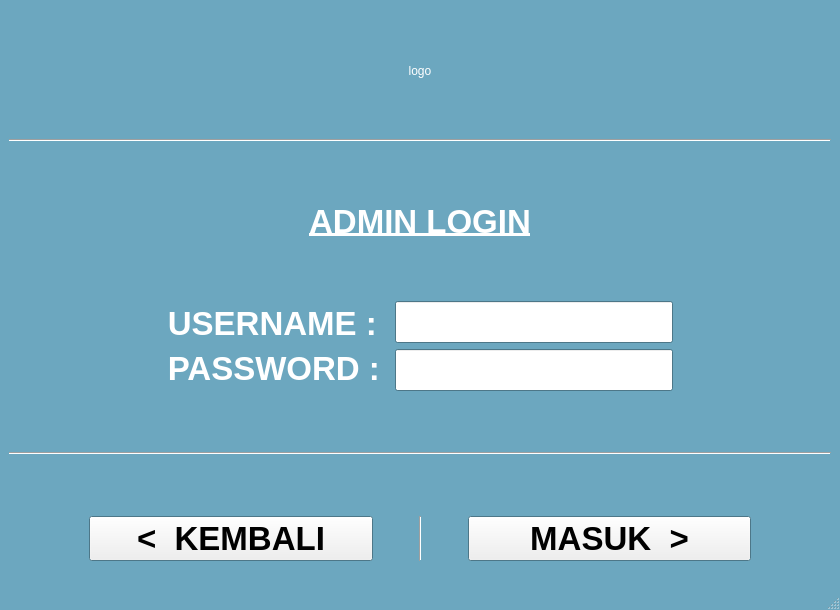
<?xml version="1.0" encoding="UTF-8"?>
<ui version="4.0">
 <class>LoginWindow</class>
 <widget class="QMainWindow" name="LoginWindow">
  <property name="geometry">
   <rect>
    <x>0</x>
    <y>0</y>
    <width>840</width>
    <height>610</height>
   </rect>
  </property>
  <property name="palette">
   <palette>
    <active>
     <colorrole role="WindowText">
      <brush brushstyle="SolidPattern">
       <color alpha="255">
        <red>255</red>
        <green>255</green>
        <blue>255</blue>
       </color>
      </brush>
     </colorrole>
     <colorrole role="Base">
      <brush brushstyle="SolidPattern">
       <color alpha="255">
        <red>255</red>
        <green>255</green>
        <blue>255</blue>
       </color>
      </brush>
     </colorrole>
     <colorrole role="Window">
      <brush brushstyle="SolidPattern">
       <color alpha="255">
        <red>108</red>
        <green>167</green>
        <blue>191</blue>
       </color>
      </brush>
     </colorrole>
    </active>
    <inactive>
     <colorrole role="WindowText">
      <brush brushstyle="SolidPattern">
       <color alpha="255">
        <red>255</red>
        <green>255</green>
        <blue>255</blue>
       </color>
      </brush>
     </colorrole>
     <colorrole role="Base">
      <brush brushstyle="SolidPattern">
       <color alpha="255">
        <red>255</red>
        <green>255</green>
        <blue>255</blue>
       </color>
      </brush>
     </colorrole>
     <colorrole role="Window">
      <brush brushstyle="SolidPattern">
       <color alpha="255">
        <red>108</red>
        <green>167</green>
        <blue>191</blue>
       </color>
      </brush>
     </colorrole>
    </inactive>
    <disabled>
     <colorrole role="WindowText">
      <brush brushstyle="SolidPattern">
       <color alpha="255">
        <red>190</red>
        <green>190</green>
        <blue>190</blue>
       </color>
      </brush>
     </colorrole>
     <colorrole role="Base">
      <brush brushstyle="SolidPattern">
       <color alpha="255">
        <red>108</red>
        <green>167</green>
        <blue>191</blue>
       </color>
      </brush>
     </colorrole>
     <colorrole role="Window">
      <brush brushstyle="SolidPattern">
       <color alpha="255">
        <red>108</red>
        <green>167</green>
        <blue>191</blue>
       </color>
      </brush>
     </colorrole>
    </disabled>
   </palette>
  </property>
  <property name="windowTitle">
   <string>MainWindow</string>
  </property>
  <widget class="QWidget" name="centralwidget">
   <layout class="QVBoxLayout" name="verticalLayout_3">
    <item>
     <spacer name="verticalSpacer_3">
      <property name="orientation">
       <enum>Qt::Vertical</enum>
      </property>
      <property name="sizeType">
       <enum>QSizePolicy::Maximum</enum>
      </property>
      <property name="sizeHint" stdset="0">
       <size>
        <width>20</width>
        <height>40</height>
       </size>
      </property>
     </spacer>
    </item>
    <item>
     <widget class="QLabel" name="label_logo">
      <property name="sizePolicy">
       <sizepolicy hsizetype="Preferred" vsizetype="Fixed">
        <horstretch>0</horstretch>
        <verstretch>0</verstretch>
       </sizepolicy>
      </property>
      <property name="text">
       <string>logo</string>
      </property>
      <property name="alignment">
       <set>Qt::AlignCenter</set>
      </property>
     </widget>
    </item>
    <item>
     <spacer name="verticalSpacer_4">
      <property name="orientation">
       <enum>Qt::Vertical</enum>
      </property>
      <property name="sizeType">
       <enum>QSizePolicy::Maximum</enum>
      </property>
      <property name="sizeHint" stdset="0">
       <size>
        <width>20</width>
        <height>40</height>
       </size>
      </property>
     </spacer>
    </item>
    <item>
     <widget class="Line" name="line">
      <property name="orientation">
       <enum>Qt::Horizontal</enum>
      </property>
     </widget>
    </item>
    <item>
     <spacer name="verticalSpacer_7">
      <property name="orientation">
       <enum>Qt::Vertical</enum>
      </property>
      <property name="sizeType">
       <enum>QSizePolicy::Maximum</enum>
      </property>
      <property name="sizeHint" stdset="0">
       <size>
        <width>20</width>
        <height>40</height>
       </size>
      </property>
     </spacer>
    </item>
    <item>
     <widget class="QLabel" name="label_pic">
      <property name="sizePolicy">
       <sizepolicy hsizetype="Preferred" vsizetype="Fixed">
        <horstretch>0</horstretch>
        <verstretch>0</verstretch>
       </sizepolicy>
      </property>
      <property name="font">
       <font>
        <pointsize>25</pointsize>
        <weight>75</weight>
        <bold>true</bold>
        <underline>true</underline>
       </font>
      </property>
      <property name="text">
       <string>ADMIN LOGIN</string>
      </property>
      <property name="alignment">
       <set>Qt::AlignCenter</set>
      </property>
     </widget>
    </item>
    <item>
     <spacer name="verticalSpacer_5">
      <property name="orientation">
       <enum>Qt::Vertical</enum>
      </property>
      <property name="sizeType">
       <enum>QSizePolicy::Maximum</enum>
      </property>
      <property name="sizeHint" stdset="0">
       <size>
        <width>20</width>
        <height>40</height>
       </size>
      </property>
     </spacer>
    </item>
    <item>
     <layout class="QHBoxLayout" name="horizontalLayout_2">
      <item>
       <spacer name="horizontalSpacer">
        <property name="orientation">
         <enum>Qt::Horizontal</enum>
        </property>
        <property name="sizeHint" stdset="0">
         <size>
          <width>40</width>
          <height>20</height>
         </size>
        </property>
       </spacer>
      </item>
      <item>
       <spacer name="horizontalSpacer_6">
        <property name="orientation">
         <enum>Qt::Horizontal</enum>
        </property>
        <property name="sizeType">
         <enum>QSizePolicy::Minimum</enum>
        </property>
        <property name="sizeHint" stdset="0">
         <size>
          <width>40</width>
          <height>20</height>
         </size>
        </property>
       </spacer>
      </item>
      <item>
       <spacer name="horizontalSpacer_8">
        <property name="orientation">
         <enum>Qt::Horizontal</enum>
        </property>
        <property name="sizeType">
         <enum>QSizePolicy::Minimum</enum>
        </property>
        <property name="sizeHint" stdset="0">
         <size>
          <width>40</width>
          <height>20</height>
         </size>
        </property>
       </spacer>
      </item>
      <item>
       <spacer name="horizontalSpacer_12">
        <property name="orientation">
         <enum>Qt::Horizontal</enum>
        </property>
        <property name="sizeType">
         <enum>QSizePolicy::Minimum</enum>
        </property>
        <property name="sizeHint" stdset="0">
         <size>
          <width>40</width>
          <height>20</height>
         </size>
        </property>
       </spacer>
      </item>
      <item>
       <layout class="QVBoxLayout" name="verticalLayout">
        <property name="spacing">
         <number>0</number>
        </property>
        <item>
         <widget class="QLabel" name="label_2">
          <property name="sizePolicy">
           <sizepolicy hsizetype="Fixed" vsizetype="Preferred">
            <horstretch>0</horstretch>
            <verstretch>0</verstretch>
           </sizepolicy>
          </property>
          <property name="font">
           <font>
            <pointsize>25</pointsize>
            <weight>75</weight>
            <bold>true</bold>
           </font>
          </property>
          <property name="text">
           <string>USERNAME : </string>
          </property>
          <property name="alignment">
           <set>Qt::AlignRight|Qt::AlignTrailing|Qt::AlignVCenter</set>
          </property>
         </widget>
        </item>
        <item>
         <widget class="QLabel" name="label_3">
          <property name="sizePolicy">
           <sizepolicy hsizetype="Fixed" vsizetype="Preferred">
            <horstretch>0</horstretch>
            <verstretch>0</verstretch>
           </sizepolicy>
          </property>
          <property name="font">
           <font>
            <pointsize>25</pointsize>
            <weight>75</weight>
            <bold>true</bold>
           </font>
          </property>
          <property name="text">
           <string>PASSWORD : </string>
          </property>
          <property name="alignment">
           <set>Qt::AlignRight|Qt::AlignTrailing|Qt::AlignVCenter</set>
          </property>
         </widget>
        </item>
       </layout>
      </item>
      <item>
       <layout class="QVBoxLayout" name="verticalLayout_2">
        <item>
         <widget class="QLineEdit" name="lineEdit_username">
          <property name="sizePolicy">
           <sizepolicy hsizetype="Fixed" vsizetype="Fixed">
            <horstretch>0</horstretch>
            <verstretch>0</verstretch>
           </sizepolicy>
          </property>
          <property name="palette">
           <palette>
            <active>
             <colorrole role="Text">
              <brush brushstyle="SolidPattern">
               <color alpha="255">
                <red>108</red>
                <green>167</green>
                <blue>191</blue>
               </color>
              </brush>
             </colorrole>
             <colorrole role="ButtonText">
              <brush brushstyle="SolidPattern">
               <color alpha="255">
                <red>108</red>
                <green>167</green>
                <blue>191</blue>
               </color>
              </brush>
             </colorrole>
            </active>
            <inactive>
             <colorrole role="Text">
              <brush brushstyle="SolidPattern">
               <color alpha="255">
                <red>108</red>
                <green>167</green>
                <blue>191</blue>
               </color>
              </brush>
             </colorrole>
             <colorrole role="ButtonText">
              <brush brushstyle="SolidPattern">
               <color alpha="255">
                <red>108</red>
                <green>167</green>
                <blue>191</blue>
               </color>
              </brush>
             </colorrole>
            </inactive>
            <disabled>
             <colorrole role="Text">
              <brush brushstyle="SolidPattern">
               <color alpha="255">
                <red>190</red>
                <green>190</green>
                <blue>190</blue>
               </color>
              </brush>
             </colorrole>
             <colorrole role="ButtonText">
              <brush brushstyle="SolidPattern">
               <color alpha="255">
                <red>190</red>
                <green>190</green>
                <blue>190</blue>
               </color>
              </brush>
             </colorrole>
            </disabled>
           </palette>
          </property>
          <property name="font">
           <font>
            <pointsize>22</pointsize>
            <weight>75</weight>
            <bold>true</bold>
           </font>
          </property>
          <property name="alignment">
           <set>Qt::AlignCenter</set>
          </property>
         </widget>
        </item>
        <item>
         <widget class="QLineEdit" name="lineEdit_password">
          <property name="sizePolicy">
           <sizepolicy hsizetype="Fixed" vsizetype="Fixed">
            <horstretch>0</horstretch>
            <verstretch>0</verstretch>
           </sizepolicy>
          </property>
          <property name="palette">
           <palette>
            <active>
             <colorrole role="Text">
              <brush brushstyle="SolidPattern">
               <color alpha="255">
                <red>108</red>
                <green>167</green>
                <blue>191</blue>
               </color>
              </brush>
             </colorrole>
             <colorrole role="ButtonText">
              <brush brushstyle="SolidPattern">
               <color alpha="255">
                <red>108</red>
                <green>167</green>
                <blue>191</blue>
               </color>
              </brush>
             </colorrole>
            </active>
            <inactive>
             <colorrole role="Text">
              <brush brushstyle="SolidPattern">
               <color alpha="255">
                <red>108</red>
                <green>167</green>
                <blue>191</blue>
               </color>
              </brush>
             </colorrole>
             <colorrole role="ButtonText">
              <brush brushstyle="SolidPattern">
               <color alpha="255">
                <red>108</red>
                <green>167</green>
                <blue>191</blue>
               </color>
              </brush>
             </colorrole>
            </inactive>
            <disabled>
             <colorrole role="Text">
              <brush brushstyle="SolidPattern">
               <color alpha="255">
                <red>190</red>
                <green>190</green>
                <blue>190</blue>
               </color>
              </brush>
             </colorrole>
             <colorrole role="ButtonText">
              <brush brushstyle="SolidPattern">
               <color alpha="255">
                <red>190</red>
                <green>190</green>
                <blue>190</blue>
               </color>
              </brush>
             </colorrole>
            </disabled>
           </palette>
          </property>
          <property name="font">
           <font>
            <pointsize>22</pointsize>
            <weight>75</weight>
            <bold>true</bold>
           </font>
          </property>
          <property name="echoMode">
           <enum>QLineEdit::Password</enum>
          </property>
          <property name="alignment">
           <set>Qt::AlignCenter</set>
          </property>
         </widget>
        </item>
       </layout>
      </item>
      <item>
       <spacer name="horizontalSpacer_14">
        <property name="orientation">
         <enum>Qt::Horizontal</enum>
        </property>
        <property name="sizeType">
         <enum>QSizePolicy::Minimum</enum>
        </property>
        <property name="sizeHint" stdset="0">
         <size>
          <width>40</width>
          <height>20</height>
         </size>
        </property>
       </spacer>
      </item>
      <item>
       <spacer name="horizontalSpacer_9">
        <property name="orientation">
         <enum>Qt::Horizontal</enum>
        </property>
        <property name="sizeType">
         <enum>QSizePolicy::Minimum</enum>
        </property>
        <property name="sizeHint" stdset="0">
         <size>
          <width>40</width>
          <height>20</height>
         </size>
        </property>
       </spacer>
      </item>
      <item>
       <spacer name="horizontalSpacer_7">
        <property name="orientation">
         <enum>Qt::Horizontal</enum>
        </property>
        <property name="sizeType">
         <enum>QSizePolicy::Minimum</enum>
        </property>
        <property name="sizeHint" stdset="0">
         <size>
          <width>40</width>
          <height>20</height>
         </size>
        </property>
       </spacer>
      </item>
      <item>
       <spacer name="horizontalSpacer_13">
        <property name="orientation">
         <enum>Qt::Horizontal</enum>
        </property>
        <property name="sizeHint" stdset="0">
         <size>
          <width>40</width>
          <height>20</height>
         </size>
        </property>
       </spacer>
      </item>
     </layout>
    </item>
    <item>
     <spacer name="verticalSpacer_6">
      <property name="orientation">
       <enum>Qt::Vertical</enum>
      </property>
      <property name="sizeType">
       <enum>QSizePolicy::Maximum</enum>
      </property>
      <property name="sizeHint" stdset="0">
       <size>
        <width>20</width>
        <height>40</height>
       </size>
      </property>
     </spacer>
    </item>
    <item>
     <widget class="Line" name="line_3">
      <property name="orientation">
       <enum>Qt::Horizontal</enum>
      </property>
     </widget>
    </item>
    <item>
     <spacer name="verticalSpacer_2">
      <property name="orientation">
       <enum>Qt::Vertical</enum>
      </property>
      <property name="sizeType">
       <enum>QSizePolicy::Maximum</enum>
      </property>
      <property name="sizeHint" stdset="0">
       <size>
        <width>20</width>
        <height>40</height>
       </size>
      </property>
     </spacer>
    </item>
    <item>
     <layout class="QHBoxLayout" name="horizontalLayout_3">
      <item>
       <spacer name="horizontalSpacer_2">
        <property name="orientation">
         <enum>Qt::Horizontal</enum>
        </property>
        <property name="sizeType">
         <enum>QSizePolicy::Minimum</enum>
        </property>
        <property name="sizeHint" stdset="0">
         <size>
          <width>40</width>
          <height>20</height>
         </size>
        </property>
       </spacer>
      </item>
      <item>
       <spacer name="horizontalSpacer_3">
        <property name="orientation">
         <enum>Qt::Horizontal</enum>
        </property>
        <property name="sizeType">
         <enum>QSizePolicy::Minimum</enum>
        </property>
        <property name="sizeHint" stdset="0">
         <size>
          <width>40</width>
          <height>20</height>
         </size>
        </property>
       </spacer>
      </item>
      <item>
       <widget class="QPushButton" name="pushButton_back">
        <property name="font">
         <font>
          <pointsize>25</pointsize>
          <weight>75</weight>
          <bold>true</bold>
         </font>
        </property>
        <property name="text">
         <string>&lt;  KEMBALI</string>
        </property>
       </widget>
      </item>
      <item>
       <spacer name="horizontalSpacer_10">
        <property name="orientation">
         <enum>Qt::Horizontal</enum>
        </property>
        <property name="sizeType">
         <enum>QSizePolicy::Minimum</enum>
        </property>
        <property name="sizeHint" stdset="0">
         <size>
          <width>40</width>
          <height>20</height>
         </size>
        </property>
       </spacer>
      </item>
      <item>
       <widget class="Line" name="line_2">
        <property name="orientation">
         <enum>Qt::Vertical</enum>
        </property>
       </widget>
      </item>
      <item>
       <spacer name="horizontalSpacer_11">
        <property name="orientation">
         <enum>Qt::Horizontal</enum>
        </property>
        <property name="sizeType">
         <enum>QSizePolicy::Minimum</enum>
        </property>
        <property name="sizeHint" stdset="0">
         <size>
          <width>40</width>
          <height>20</height>
         </size>
        </property>
       </spacer>
      </item>
      <item>
       <widget class="QPushButton" name="pushButton_login">
        <property name="font">
         <font>
          <pointsize>25</pointsize>
          <weight>75</weight>
          <bold>true</bold>
         </font>
        </property>
        <property name="text">
         <string>MASUK  &gt;</string>
        </property>
       </widget>
      </item>
      <item>
       <spacer name="horizontalSpacer_4">
        <property name="orientation">
         <enum>Qt::Horizontal</enum>
        </property>
        <property name="sizeType">
         <enum>QSizePolicy::Minimum</enum>
        </property>
        <property name="sizeHint" stdset="0">
         <size>
          <width>40</width>
          <height>20</height>
         </size>
        </property>
       </spacer>
      </item>
      <item>
       <spacer name="horizontalSpacer_5">
        <property name="orientation">
         <enum>Qt::Horizontal</enum>
        </property>
        <property name="sizeType">
         <enum>QSizePolicy::Minimum</enum>
        </property>
        <property name="sizeHint" stdset="0">
         <size>
          <width>40</width>
          <height>20</height>
         </size>
        </property>
       </spacer>
      </item>
     </layout>
    </item>
   </layout>
  </widget>
  <widget class="QMenuBar" name="menubar">
   <property name="geometry">
    <rect>
     <x>0</x>
     <y>0</y>
     <width>840</width>
     <height>26</height>
    </rect>
   </property>
  </widget>
  <widget class="QStatusBar" name="statusbar"/>
 </widget>
 <resources/>
 <connections>
  <connection>
   <sender>pushButton_back</sender>
   <signal>clicked()</signal>
   <receiver>LoginWindow</receiver>
   <slot>close()</slot>
   <hints>
    <hint type="sourcelabel">
     <x>324</x>
     <y>379</y>
    </hint>
    <hint type="destinationlabel">
     <x>330</x>
     <y>401</y>
    </hint>
   </hints>
  </connection>
 </connections>
</ui>
